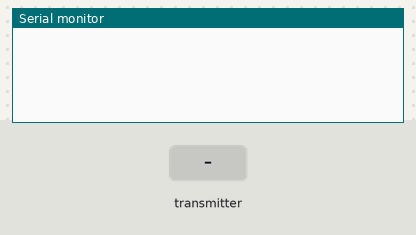
Recording of a sketch running on a simulated ESP32. On the bench: the last lines printed to the serial monitor. The test bench sets the inputs (shaded band).

Above: at 1.2 s.
1.3 s: the transmitter starts sending msg = FOTO
At 1.66 s:
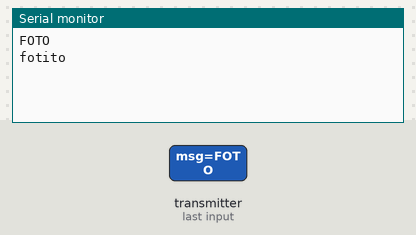
At 2.16 s:
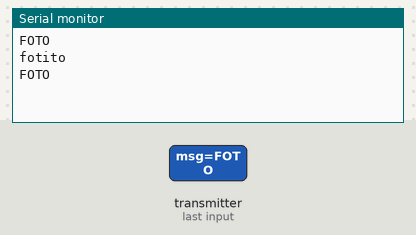

The sketch:

PruebaNOW_reciever.ino
```cpp
#include <WiFi.h>
#include <esp_now.h>

// Estructura del mensaje
typedef struct struct_message {
  char msg[32];
} struct_message;

struct_message incomingData;
String datosRecibidos = "";

// Callback al recibir datos (IDF v5)
void OnDataRecv(const uint8_t *mac, const uint8_t *incomingDataBytes, int len) {
  memcpy(&incomingData, incomingDataBytes, sizeof(incomingData));
  Serial.println(incomingData.msg);
  datosRecibidos = incomingData.msg;
}

void setup() {
  Serial.begin(115200);
  WiFi.mode(WIFI_STA);

  if (esp_now_init() != ESP_OK) {
    Serial.println("Error iniciando ESP-NOW");
    return;
  }
  // Registrar callback de recepción
  esp_now_register_recv_cb(OnDataRecv);
}

void loop() {
  if(datosRecibidos == "FOTO") {
    Serial.println("fotito");
    delay(2000);
  }
}
```

Measured:
- after the input at 1.3 s, the serial monitor: prints a new line after 0.05 s (image 1)
